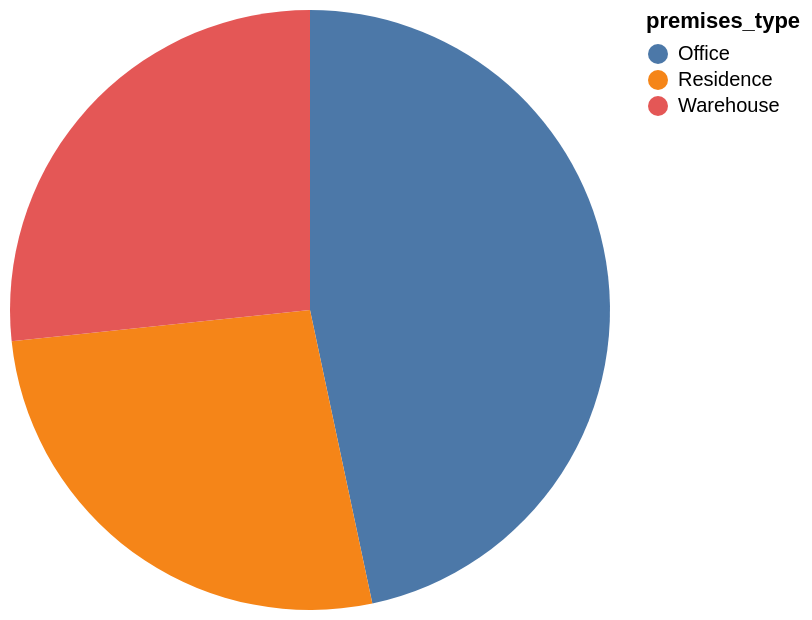

The Vega-Lite source for this figure:
### Vega-Lite specification from a JSON file in a GitHub repository (floating-point values rounded to 4 significant figures)
{"data": {"values": [{"x_data": "Office", "y_data": 7}, {"x_data": "Residence", "y_data": 4}, {"x_data": "Warehouse", "y_data": 4}]}, "mark": "arc", "encoding": {"theta": {"field": "y_data", "type": "quantitative", "title": "count(*)"}, "color": {"field": "x_data", "type": "nominal", "title": "premises_type"}}}
